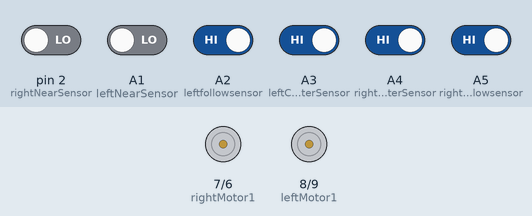
Simulated run of this sketch. Board: Arduino Uno, built with avr-gcc and run on an emulated ATmega328P. Shown: motor-driver pin pairs drawn as motors (green arrow = first pin HIGH = forward, orange = second pin HIGH = backward, longer = more drive). Inputs (shaded band) come from the test bench; at power-on: A2 (leftfollowsensor), A3 (leftCenterSensor), A4 (rightCenterSensor), A5 (rightfollowsensor) HIGH, A1 (leftNearSensor), pin 2 (rightNearSensor) LOW. What the sketch prints to the serial monitor is not drawn.

Above: at 1.2 s.
1.3 s: pin 2 (rightNearSensor) driven HIGH
At 2.3 s:
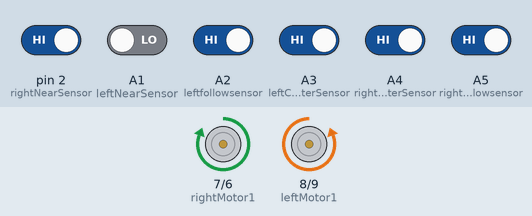
2.8 s: A2 (leftfollowsensor) driven LOW
At 3.4 s:
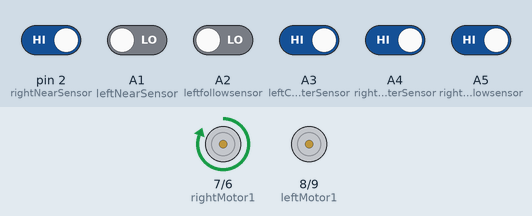
4.3 s: A2 (leftfollowsensor) driven HIGH
At 5.5 s:
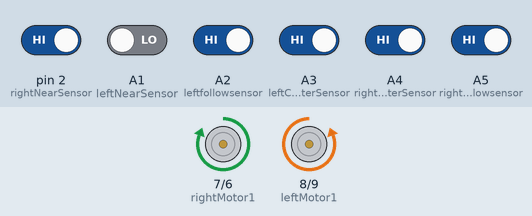
5.8 s: pin 2 (rightNearSensor) driven LOW and A1 (leftNearSensor) driven HIGH
At 7.0 s:
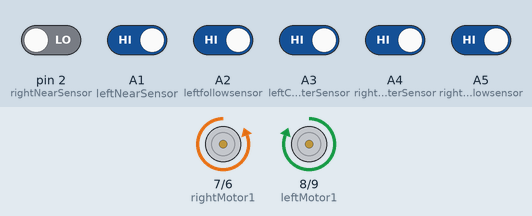
7.3 s: A5 (rightfollowsensor) driven LOW
At 8.3 s:
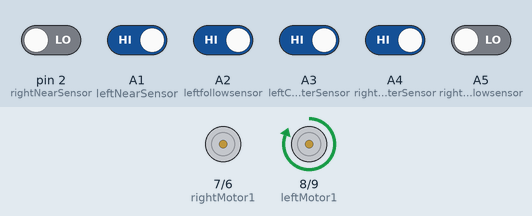
8.8 s: A5 (rightfollowsensor) driven HIGH
At 9.4 s:
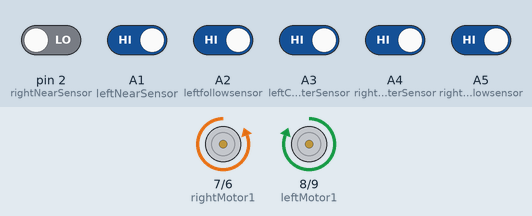
Timing chart, 0 to 11.8 s (numbered marks = the images above; inputs shaded):
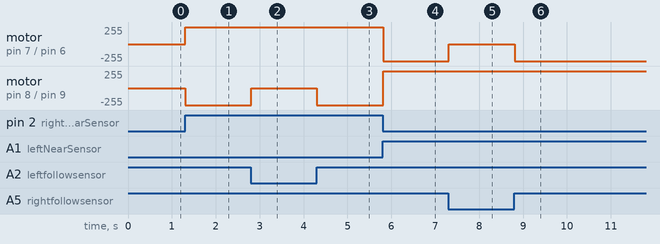

The sketch:

_5_cm_lfr.ino
```cpp
#define leftMotor1  8
#define leftMotor2  9
#define rightMotor1 7
#define rightMotor2 6

#define leftFarSensor A0 //s1
#define leftNearSensor A1 //s2
#define leftfollowsensor A2//s3
#define leftCenterSensor  A3 //s4
#define rightCenterSensor A4 // s5
#define rightfollowsensor A5//s6
#define rightNearSensor   2 //s7
#define rightFarSensor   4 //s8

void setup() {
  // put your setup code here, to run once:
Serial.begin(9600);
 pinMode(leftCenterSensor, INPUT);
  pinMode(leftNearSensor, INPUT);
  pinMode(leftFarSensor, INPUT);
  pinMode(rightCenterSensor, INPUT);
  pinMode(rightNearSensor, INPUT);
  pinMode(rightFarSensor, INPUT);
  pinMode(leftfollowsensor,INPUT);
    pinMode(rightfollowsensor,INPUT);
  pinMode(leftMotor1, OUTPUT);
  pinMode(leftMotor2, OUTPUT);
  pinMode(rightMotor1, OUTPUT);
  pinMode(rightMotor2, OUTPUT);

}

void loop() {
  // put your main code here, to run repeatedly:
   straight();
}
void straight()
{
  Serial.println("straight main");
 if ((digitalRead(leftNearSensor))==HIGH && !(digitalRead(leftfollowsensor))==HIGH &&  !(digitalRead(leftCenterSensor))==HIGH && !(digitalRead(rightCenterSensor))==HIGH && !(digitalRead( rightfollowsensor))==HIGH && (digitalRead(rightNearSensor))==HIGH)//100001Straight
 {
     digitalWrite( rightMotor1,HIGH);
      digitalWrite( rightMotor2,LOW);
      digitalWrite( leftMotor1,HIGH);
      digitalWrite(leftMotor2,LOW);
      delay(20);
       digitalWrite( rightMotor1,LOW);
      digitalWrite( rightMotor2,LOW);
      digitalWrite( leftMotor1,LOW);
      digitalWrite(leftMotor2,LOW);
      delay(5);
 }
 else if ((digitalRead(leftNearSensor))==HIGH && (digitalRead(leftfollowsensor))==HIGH &&  !(digitalRead(leftCenterSensor))==HIGH && !(digitalRead(rightCenterSensor))==HIGH && !(digitalRead( rightfollowsensor))==HIGH && (digitalRead(rightNearSensor))==HIGH)//110001Straight
 {
       digitalWrite( rightMotor1,HIGH);
      digitalWrite( rightMotor2,LOW);
      digitalWrite( leftMotor1,HIGH);
      digitalWrite(leftMotor2,LOW);
      delay(20);
       digitalWrite( rightMotor1,LOW);
      digitalWrite( rightMotor2,LOW);
      digitalWrite( leftMotor1,LOW);
      digitalWrite(leftMotor2,LOW);
      delay(5);
 }
 else if ((digitalRead(leftNearSensor))==HIGH && (digitalRead(leftfollowsensor))==HIGH &&  !(digitalRead(leftCenterSensor))==HIGH && !(digitalRead(rightCenterSensor))==HIGH && !(digitalRead( rightfollowsensor))==HIGH && !(digitalRead(rightNearSensor))==HIGH)//100000SL1
 {
      digitalWrite( rightMotor1 ,LOW);
      digitalWrite( rightMotor2,LOW);
      digitalWrite( leftMotor1 ,HIGH);
      digitalWrite(leftMotor2,LOW);
 }
 else if ((digitalRead(leftNearSensor))==HIGH && !(digitalRead(leftfollowsensor))==HIGH &&  !(digitalRead(leftCenterSensor))==HIGH && !(digitalRead(rightCenterSensor))==HIGH && (digitalRead( rightfollowsensor))==HIGH && (digitalRead(rightNearSensor))==HIGH)//100011Straight
 {
       digitalWrite( rightMotor1,HIGH);
      digitalWrite( rightMotor2,LOW);
      digitalWrite( leftMotor1,HIGH);
      digitalWrite(leftMotor2,LOW);
      delay(20);
       digitalWrite( rightMotor1,LOW);
      digitalWrite( rightMotor2,LOW);
      digitalWrite( leftMotor1,LOW);
      digitalWrite(leftMotor2,LOW);
      delay(5);
 }
 else if (!(digitalRead(leftNearSensor))==HIGH && !(digitalRead(leftfollowsensor))==HIGH &&  !(digitalRead(leftCenterSensor))==HIGH && !(digitalRead(rightCenterSensor))==HIGH && (digitalRead( rightfollowsensor))==HIGH && (digitalRead(rightNearSensor))==HIGH)//000011SR1
 {
      digitalWrite( rightMotor1 ,HIGH);
      digitalWrite( rightMotor2,LOW);
      digitalWrite( leftMotor1 ,LOW);
      digitalWrite(leftMotor2,LOW);
 }
 else if (!(digitalRead(leftNearSensor))==HIGH && !(digitalRead(leftfollowsensor))==HIGH &&  !(digitalRead(leftCenterSensor))==HIGH && (digitalRead(rightCenterSensor))==HIGH && (digitalRead( rightfollowsensor))==HIGH && (digitalRead(rightNearSensor))==HIGH)//000111SR2
 {
      digitalWrite( rightMotor1 ,HIGH);
      digitalWrite( rightMotor2,LOW);
      digitalWrite( leftMotor1 ,LOW);
      digitalWrite(leftMotor2,LOW);
 }
 else if ((digitalRead(leftNearSensor))==HIGH && (digitalRead(leftfollowsensor))==HIGH &&  (digitalRead(leftCenterSensor))==HIGH && !(digitalRead(rightCenterSensor))==HIGH && !(digitalRead( rightfollowsensor))==HIGH && !(digitalRead(rightNearSensor))==HIGH)//111000SL2
 {
      digitalWrite( rightMotor1 ,LOW);
      digitalWrite( rightMotor2,LOW);
      digitalWrite( leftMotor1 ,HIGH);
      digitalWrite(leftMotor2,LOW);
 }
 else if (!(digitalRead(leftNearSensor))==HIGH && !(digitalRead(leftfollowsensor))==HIGH &&  (digitalRead(leftCenterSensor))==HIGH && (digitalRead(rightCenterSensor))==HIGH && (digitalRead( rightfollowsensor))==HIGH && (digitalRead(rightNearSensor))==HIGH)//001111SR3
 {
      digitalWrite( rightMotor1 ,HIGH);
      digitalWrite( rightMotor2,LOW);
      digitalWrite( leftMotor1 ,LOW);
      digitalWrite(leftMotor2,LOW);
 }
 else if ((digitalRead(leftNearSensor))==HIGH && (digitalRead(leftfollowsensor))==HIGH &&  (digitalRead(leftCenterSensor))==HIGH && (digitalRead(rightCenterSensor))==HIGH && !(digitalRead( rightfollowsensor))==HIGH && !(digitalRead(rightNearSensor))==HIGH)//111100SL3
 {
      digitalWrite( rightMotor1 ,LOW);
      digitalWrite( rightMotor2,LOW);
      digitalWrite( leftMotor1 ,HIGH);
      digitalWrite(leftMotor2,LOW);
 }
 else if (!(digitalRead(leftNearSensor))==HIGH && (digitalRead(leftfollowsensor))==HIGH &&  (digitalRead(leftCenterSensor))==HIGH && (digitalRead(rightCenterSensor))==HIGH && (digitalRead( rightfollowsensor))==HIGH && (digitalRead(rightNearSensor))==HIGH)//011111HR
 {
      digitalWrite( rightMotor1 ,HIGH);
      digitalWrite( rightMotor2,LOW);
      digitalWrite( leftMotor1 ,LOW);
      digitalWrite(leftMotor2,HIGH);
 }
 else if ((digitalRead(leftNearSensor))==HIGH && (digitalRead(leftfollowsensor))==HIGH &&  (digitalRead(leftCenterSensor))==HIGH && (digitalRead(rightCenterSensor))==HIGH && (digitalRead( rightfollowsensor))==HIGH && !(digitalRead(rightNearSensor))==HIGH)//111110HL
 {
      digitalWrite( rightMotor1 ,LOW);
      digitalWrite( rightMotor2,HIGH);
      digitalWrite( leftMotor1 ,HIGH);
      digitalWrite(leftMotor2,LOW);
 }
 /*else if ((!(digitalRead(leftNearSensor))==HIGH || !(digitalRead(leftfollowsensor))==HIGH ||  !(digitalRead(leftCenterSensor))==HIGH) &&  (digitalRead(rightCenterSensor))==HIGH && (digitalRead( rightfollowsensor))==HIGH && (digitalRead(rightNearSensor))==HIGH)//SL
 {
      digitalWrite( rightMotor1 ,HIGH);
      digitalWrite( rightMotor2,LOW);
      digitalWrite( leftMotor1 ,LOW);
      digitalWrite(leftMotor2,LOW);
 }
  else if ((digitalRead(leftNearSensor))==HIGH && (digitalRead(leftfollowsensor))==HIGH && (digitalRead(leftCenterSensor))==HIGH && ( !(digitalRead(rightCenterSensor))==HIGH || !(digitalRead( rightfollowsensor))==HIGH || !(digitalRead(rightNearSensor))==HIGH))//SR
 {
      digitalWrite( rightMotor1 ,LOW);
      digitalWrite( rightMotor2,LOW);
      digitalWrite( leftMotor1 ,HIGH);
      digitalWrite(leftMotor2,LOW);
 }
 */

else
{
   return;

}
}
```

Measured:
- after the input at 1.3 s, motor on pin 7 (rightMotor1) / pin 6 (rightMotor2): stopped → forward 255/255 at once; motor on pin 8 (leftMotor1) / pin 9 (leftMotor2): stopped → backward 255/255 at once
- after the input at 2.8 s, motor on pin 8 (leftMotor1) / pin 9 (leftMotor2): backward 255/255 → stopped at once
- after the input at 4.3 s, motor on pin 8 (leftMotor1) / pin 9 (leftMotor2): stopped → backward 255/255 at once
- after the input at 5.8 s, motor on pin 7 (rightMotor1) / pin 6 (rightMotor2): forward 255/255 → backward 255/255 at once; motor on pin 8 (leftMotor1) / pin 9 (leftMotor2): backward 255/255 → forward 255/255 at once
- after the input at 7.3 s, motor on pin 7 (rightMotor1) / pin 6 (rightMotor2): backward 255/255 → stopped at once
- after the input at 8.8 s, motor on pin 7 (rightMotor1) / pin 6 (rightMotor2): stopped → backward 255/255 at once
